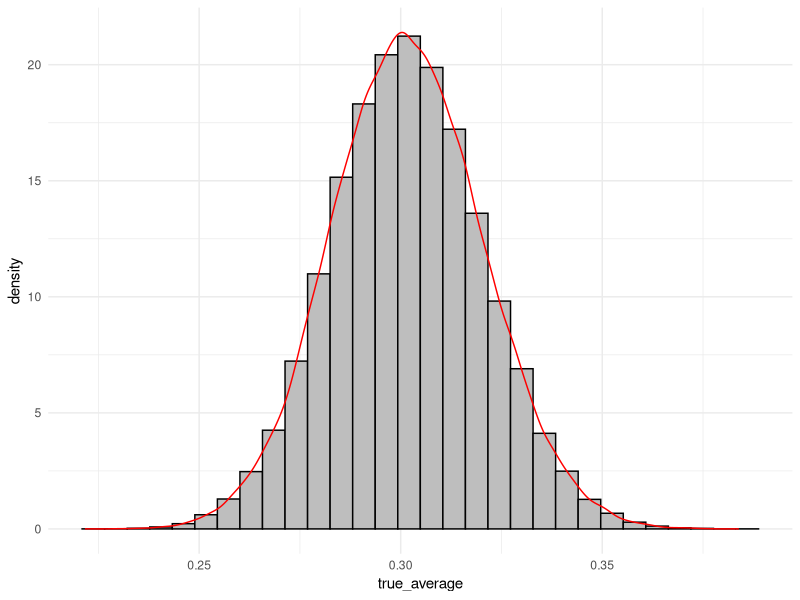
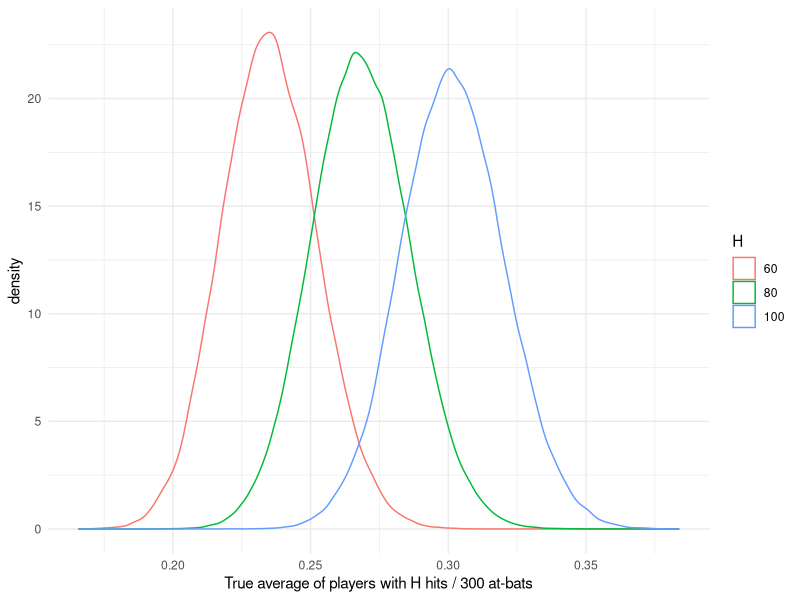

These charts were generated, in order, by the following R code:
library(ggplot2)
library(dplyr)

num_trials <-  10e6

simulations <- tibble(
  true_average = rbeta(num_trials, 81, 219),
  hits = rbinom(num_trials, 300, true_average)
)

simulations

hit_100 <- simulations %>%
  filter(hits == 100)

hit_100

hit_100 %>%
  ggplot(aes(x = true_average)) +
  geom_histogram(aes(y=..density..),color="black", fill="gray") +
  geom_density(color="red") +
  theme_minimal()


# wha itf our player got 60 hits, or 80, or 100?
simulations %>%
  filter(hits %in% c(60, 80, 100)) %>%
  ggplot(aes(true_average, color=factor(hits))) +
  geom_density() +
  labs(x = "True average of players with H hits / 300 at-bats",
       color = "H") +
  theme_minimal()
